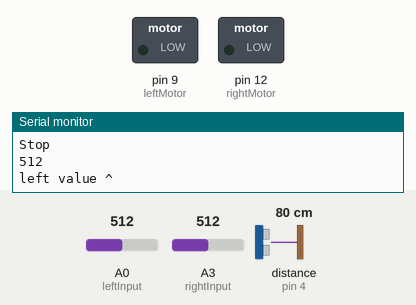
Simulated run of this sketch. Board: Arduino Uno, built with avr-gcc and run on an emulated ATmega328P. Parts: switched loads named in the sketch (green lamp = pin HIGH), the last lines printed to the serial monitor. Wiring (inferred from the names in the program): ultrasonic range finder: trigger pin 7; echo pin 4. Inputs (shaded band) come from the test bench; at power-on: A0 (leftInput) = 512, A3 (rightInput) = 512, distance to the obstacle (sensor on pin 4) 80 cm. The echo pulse lasts 58.3 µs per cm; pins used as bus, display or sensor lines are not drawn.

Above: at 1.2 s.
1.3 s: A0 (leftInput) set to 588
2.8 s: A0 (leftInput) set to 610
At 3.9 s:
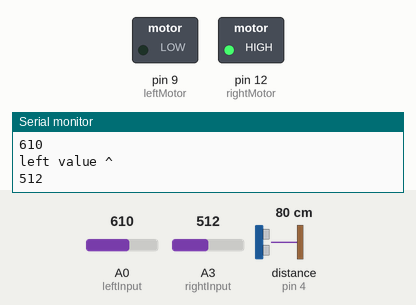
4.3 s: A3 (rightInput) set to 589
7.3 s: A3 (rightInput) set to 609
At 7.7 s:
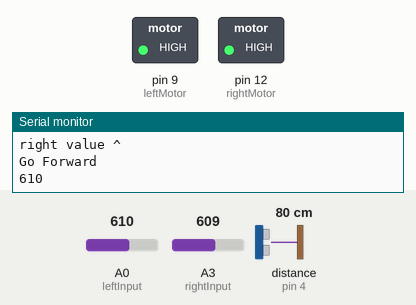
8.8 s: A0 (leftInput) set to 590
At 9.4 s:
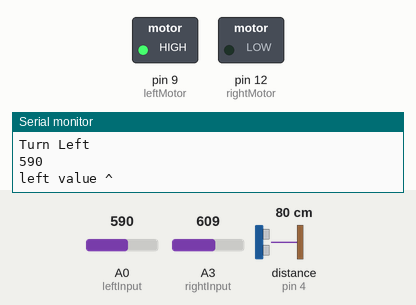
10.3 s: distance to the obstacle (sensor on pin 4) set to 39 cm
13.3 s: distance to the obstacle (sensor on pin 4) set to 33 cm
At 13.8 s:
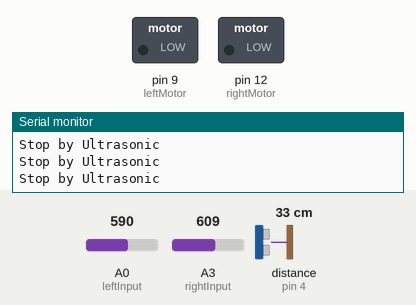
Timing chart, 0 to 16.3 s (numbered marks = the images above; inputs shaded):
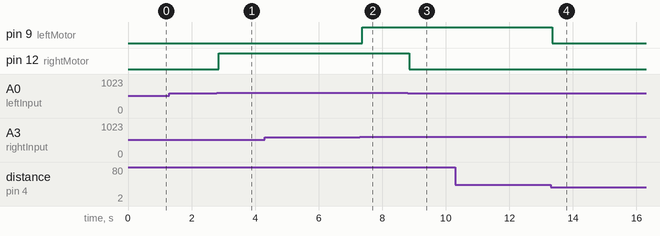

The sketch:

OMNIBot_Path_Follower_v3.0.ino
```cpp
#include "Ultrasonic.h"
#define triggerpin 7
#define echopin 4
Ultrasonic ultrasonic(triggerpin, echopin); // creating object of ultrasonic class that we included
int leftInput=A0;
int rightInput=A3;// inintializing pins
int leftMotor=9;
int rightMotor=12;
int leftValue = 0;
int rightValue = 0;
int dist=(ultrasonic.Ranging(CM)); // calculating distance
void setup()
{ Serial.begin(9600);
  pinMode (leftMotor, OUTPUT);// setting pin behaviour to output
  pinMode (rightMotor, OUTPUT);
 }
void loop()
{
  dist=(ultrasonic.Ranging(CM)); // calculating distsnce and storing to dist in cm


if(dist>35) // robot will only move forward if distance is more than 35 cm this value is changeble
{
  dist=(ultrasonic.Ranging(CM));
  leftValue = analogRead (leftInput);
  rightValue= analogRead (rightInput);
  Serial.println(leftValue);
  Serial.println("left value ^");
  Serial.println(rightValue);
  Serial.println("right value ^");
if ( leftValue < 600 && rightValue < 600 ) // if both sensors read black then stop
   {Serial.println("Stop");
     digitalWrite (leftMotor, LOW);
     digitalWrite (rightMotor, LOW);
   }
   else
{

     if
     ( leftValue > 600 && rightValue < 600 && dist > 25 )  // left sensor on black turn right
    {
      Serial.println("Turn Right");
      if(dist>25){
      digitalWrite (leftMotor, LOW);
      digitalWrite (rightMotor, HIGH);
      dist=(ultrasonic.Ranging(CM));
      }
    }
 else{
   if (leftValue < 600 && rightValue > 600 && dist > 25  ) // right sensor on black turn left
   {Serial.println("Turn Left");
   if(dist>25){
   digitalWrite (rightMotor, LOW);
   digitalWrite (leftMotor, HIGH);
   dist=(ultrasonic.Ranging(CM));
   }
   }
   else
   {
     if (leftValue > 600 && rightValue > 600 && dist > 25)// if both on white move forward
     {if(dist>25){
      Serial.println("Go Forward");
      digitalWrite (rightMotor, HIGH);
      digitalWrite (leftMotor, HIGH);
      dist=(ultrasonic.Ranging(CM));
     }
     }
   }
  }
 }

dist=(ultrasonic.Ranging(CM));}
else
{// if dist less than 35 i.e. some obstacle is on path then stop
  Serial.println("Stop by Ultrasonic");
  digitalWrite (leftMotor, LOW);
  digitalWrite (rightMotor, LOW);}
}
```

Ultrasonic.cpp
```cpp
/*
  Ultrasonic.cpp - Library for HC-SR04 Ultrasonic Ranging Module.library
//edited by Prasanjeet keshri & hacked by Satyam Kumar
  Created by ITead studio. Apr 20, 2010.
  iteadstudio.com
*/

#include "Arduino.h"
#include "Ultrasonic.h"

Ultrasonic::Ultrasonic(int TP, int EP)
{
   pinMode(TP,OUTPUT);
   pinMode(EP,INPUT);
   Trig_pin=TP;
   Echo_pin=EP;
}

long Ultrasonic::Timing()
{
  digitalWrite(Trig_pin, LOW);
  delayMicroseconds(30);
  digitalWrite(Trig_pin, HIGH);
  delayMicroseconds(60);
  digitalWrite(Trig_pin, LOW);
  duration = pulseIn(Echo_pin,HIGH);
  return duration;
}

long Ultrasonic::Ranging(int sys)
{
  Timing();
  distacne_cm = duration /29 / 2 ;
  distance_inc = duration / 74 / 2;
  if (sys)
  return distacne_cm;
  else
  return distance_inc;
}
```

Ultrasonic.h
```cpp
/*
  Ultrasonic.h - Library for HR-SC04 Ultrasonic Ranging Module.
  Created by ITead studio. Alex, Apr 20, 2010. Especially HACKED for ANTLINE(codename)
   hacked for omnibot by Satyam Kumar and Prasanjeet Keshri
  iteadstudio.com
*/


#ifndef Ultrasonic_h
#define Ultrasonic_h

#include "Arduino.h"

#define CM 1
#define INC 0

class Ultrasonic
{
  public:
    Ultrasonic(int TP, int EP);
    long Timing();
    long Ranging(int sys);

    private:
    int Trig_pin;
    int Echo_pin;
    long  duration,distacne_cm,distance_inc;

};

#endif
```

Measured:
- the behaviour switches between 600 and 601 on A0 (leftInput) (found by bisection; images 0 and 1)
- the behaviour switches between 600 and 601 on A3 (rightInput) (found by bisection; images 1 and 2)
- the behaviour switches between 37 and 36 cm on distance to the obstacle (sensor on pin 4) (found by bisection; images 3 and 4)
- after the input at 2.8 s, pin 12 (rightMotor): LOW → HIGH after 0.06 s
- after the input at 7.3 s, pin 9 (leftMotor): LOW → HIGH after 0.07 s
- after the input at 8.8 s, pin 12 (rightMotor): HIGH → LOW after 0.05 s
- after the input at 13.3 s, pin 9 (leftMotor): HIGH → LOW at once
